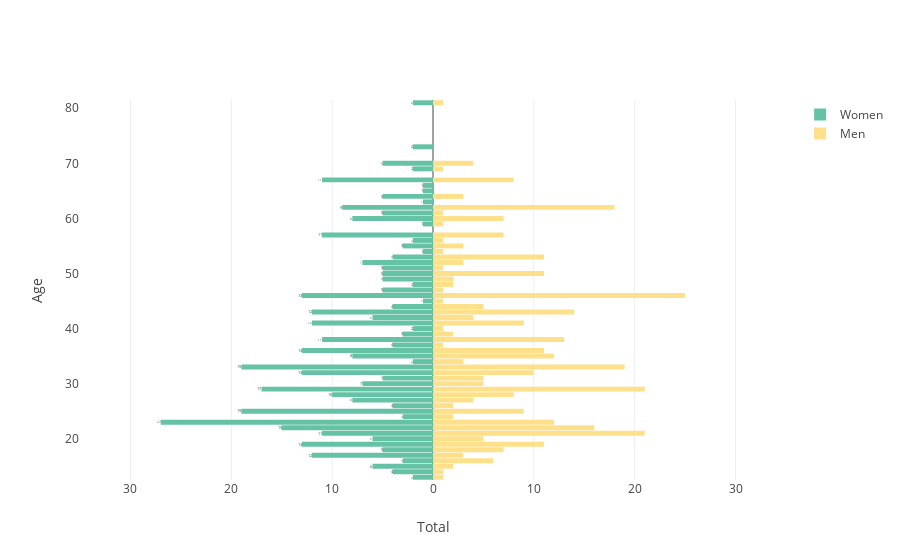

Notebook code for this chart:
### Markdown cell above
## Distribution of age divided by gender

### Code cell
data_complete_en['Gender'].replace(names_gender, values_gender, inplace=True)

layout3 = go.Layout(yaxis=go.layout.YAxis(title='Age'),
                    xaxis=go.layout.XAxis(
    range=[-35, 35],
    tickvals=[-30, -20, -10, 0, 10, 20, 30],
    ticktext=[30, 20, 10, 0, 10, 20, 30],
    title='Total'),
    barmode='overlay',
    bargap=0.1)

data3 = [go.Bar(y=data_complete_en['Age'].unique(),
                x=-data_complete_en[data_complete_en['Gender']
                                    == 1]['Age'].value_counts().sort_index(),
                orientation='h',
                name='Women',
                text=data_complete_en[data_complete_en['Gender']
                                      == 1]['Age'].value_counts().sort_index(),
                hoverinfo='text',
                # marker=dict(color='seagreen')
                marker=dict(color=colors_gender_list[0]),
                ),
        go.Bar(y=data_complete_en['Age'].unique(),
                x=data_complete_en[data_complete_en['Gender']
                                   == 0]['Age'].value_counts().sort_index(),
                orientation='h',
                name='Men',
                hoverinfo='x',
                # marker=dict(color='powderblue')
                marker=dict(color=colors_gender_list[1]),
                )]

fig3 = go.Figure(data=data3, layout=layout3)
iplot(fig3)
plt.show()

### Figure 1 — Plotly figure (JSON) as saved in the notebook; plotly's stock layout.template omitted (floating-point values rounded to 4 significant figures)
{"data": [{"hoverinfo": "text", "marker": {"color": "rgb(102,194,165)"}, "name": "Women", "orientation": "h", "text": [4, 9, 10, 5, 3, 6, 7, 6, 13, 8, 8, 27, 12, 15, 19, 13, 11, 17, 13, 11, 13, 12, 19, 5, 11, 11, 4, 4, 5, 5, 8, 5, 6, 12, 3, 4, 2, 5, 4, 2, 5, 3, 7, 5, 3, 1, 2, 2, 2, 5, 2, 1, 1, 2, 1, 1, 1, 2], "type": "bar", "uid": "50f70367-0666-4d76-9b25-7be051e73887", "x": [-4, -9, -10, -5, -3, -6, -7, -6, -13, -8, -8, -27, -12, -15, -19, -13, -11, -17, -13, -11, -13, -12, -19, -5, -11, -11, -4, -4, -5, -5, -8, -5, -6, -12, -3, -4, -2, -5, -4, -2, -5, -3, -7, -5, -3, -1, -2, -2, -2, -5, -2, -1, -1, -2, -1, -1, -1, -2], "y": [37, 62, 28, 31, 24, 20, 30, 42, 32, 60, 35, 23, 41, 22, 33, 46, 21, 29, 36, 38, 19, 43, 25, 50, 57, 67, 53, 44, 70, 18, 27, 64, 15, 17, 16, 14, 48, 51, 26, 34, 61, 55, 52, 47, 39, 45, 13, 81, 40, 49, 56, 59, 54, 69, 65, 63, 66, 73, 71, 68, 58, 78]}, {"hoverinfo": "x", "marker": {"color": "rgb(254,224,139)"}, "name": "Men", "orientation": "h", "type": "bar", "uid": "22452e44-6220-45a1-a7a0-82a0be668564", "x": [1, 18, 8, 5, 2, 5, 5, 4, 10, 7, 12, 12, 9, 16, 19, 25, 21, 21, 11, 13, 11, 14, 9, 11, 7, 8, 11, 5, 4, 7, 4, 3, 2, 3, 6, 1, 2, 1, 2, 3, 1, 3, 3, 1, 2, 1, 1, 1, 1, 2, 1, 1, 1, 1], "y": [37, 62, 28, 31, 24, 20, 30, 42, 32, 60, 35, 23, 41, 22, 33, 46, 21, 29, 36, 38, 19, 43, 25, 50, 57, 67, 53, 44, 70, 18, 27, 64, 15, 17, 16, 14, 48, 51, 26, 34, 61, 55, 52, 47, 39, 45, 13, 81, 40, 49, 56, 59, 54, 69, 65, 63, 66, 73, 71, 68, 58, 78]}], "layout": {"bargap": 0.1, "barmode": "overlay", "xaxis": {"range": [-35, 35], "ticktext": [30, 20, 10, 0, 10, 20, 30], "tickvals": [-30, -20, -10, 0, 10, 20, 30], "title": {"text": "Total"}}, "yaxis": {"title": {"text": "Age"}}}}
